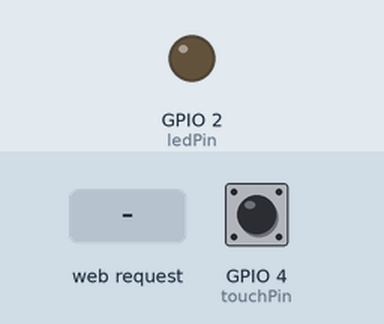
Recording of a sketch running on a simulated ESP32. On the bench: output pins drawn as LEDs (lit = HIGH). Dashed ring = blinking. The inputs (shaded band) are chosen by the test bench; at power-on: GPIO 4 (touchPin) HIGH. WiFi joins after 1.5 s; servers stay silent unless stated; what the sketch prints to the serial monitor is not drawn.

Above: at 2.7 s.
2.8 s: HTTP request GET /arm received
4.3 s: GPIO 4 (touchPin) pulled LOW for 0.15 s
At 4.57 s:
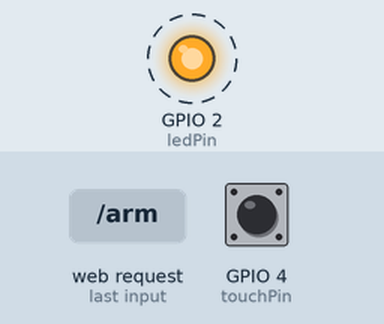
7.3 s: HTTP request GET /disarm received
At 7.3 s:
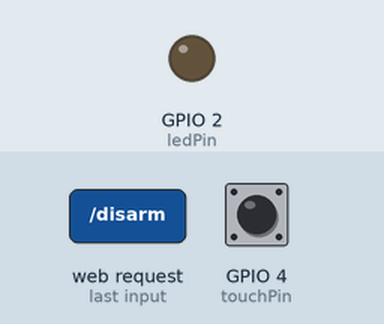
Timing chart, 0 to 10.3 s (numbered marks = the images above; inputs shaded):
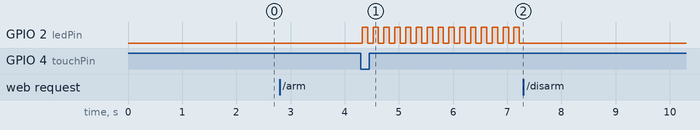

The sketch:

ex08.ino
```cpp
#include <WiFi.h>

// WiFi 配置（改成你自己的）
//const char* ssid = "你的WiFi名";
const char* ssid = "贝林厄姆";

//const char* password = "你的WiFi密码";
const char* password = "quqichen1";

WiFiServer server(80);

// 硬件引脚
const int touchPin = T0;   // 触摸引脚 (GPIO4)
const int ledPin = 2;      // 板载 LED (可根据实际修改)

// LED PWM 设置
const int pwmFreq = 5000;
const int pwmResolution = 8;   // 0~255，这里我们只用开/关，也可直接用 digitalWrite

// 系统状态变量
bool armed = false;            // 是否布防
bool alarmActive = false;      // 是否正在报警

// 触摸防抖变量
bool lastTouchState = false;
unsigned long lastDebounceTime = 0;
const unsigned long debounceDelay = 50;

// LED 闪烁控制（非阻塞）
unsigned long lastBlinkTime = 0;
const unsigned long blinkInterval = 100;  // 100ms 闪烁间隔
bool ledState = false;

void setup() {
  Serial.begin(115200);

  // 初始化 LED PWM（也可改用 pinMode + digitalWrite，这里统一用 PWM）
  ledcAttach(ledPin, pwmFreq, pwmResolution);
  ledcWrite(ledPin, 0);   // 初始熄灭

  // WiFi 连接
  WiFi.begin(ssid, password);
  Serial.print("正在连接 WiFi");
  while (WiFi.status() != WL_CONNECTED) {
    delay(500);
    Serial.print(".");
  }
  Serial.println();
  Serial.print("WiFi 已连接，IP 地址: ");
  Serial.println(WiFi.localIP());

  server.begin();
  Serial.println("安防系统已启动");
}

void loop() {
  // ── 1. 处理 Web 客户端请求 ──
  WiFiClient client = server.accept();
  if (client) {
    Serial.println("新客户端连接");
    String request = "";
    while (client.connected()) {
      if (client.available()) {
        char c = client.read();
        request += c;
        if (request.endsWith("\r\n\r\n")) {
          break;
        }
      }
    }

    // 处理布防/撤防命令
    if (request.startsWith("GET /arm")) {
      armed = true;
      alarmActive = false;       // 布防时清除报警状态
      ledcWrite(ledPin, 0);      // 熄灭 LED
      Serial.println("系统已布防");
      sendResponse(client, "Armed");
    } else if (request.startsWith("GET /disarm")) {
      armed = false;
      alarmActive = false;
      ledcWrite(ledPin, 0);
      Serial.println("系统已撤防");
      sendResponse(client, "Disarmed");
    } else if (request.startsWith("GET /status")) {
      // 可选：返回当前状态（供 AJAX 轮询，本示例未使用）
      String status = armed ? (alarmActive ? "ALARM" : "ARMED") : "DISARMED";
      sendResponse(client, status);
    } else {
      // 主页面 HTML
      String html = R"rawliteral(
<!DOCTYPE html>
<html>
<head>
  <meta charset="UTF-8">
  <meta name="viewport" content="width=device-width, initial-scale=1.0">
  <title>安防报警器</title>
  <style>
    body { font-family: Arial; text-align: center; margin-top: 50px; }
    button { padding: 15px 30px; font-size: 18px; margin: 10px; }
    .status { font-size: 24px; margin: 20px; }
    .alarm { color: red; font-weight: bold; }
  </style>
</head>
<body>
  <h1>物联网安防报警器</h1>
  <div class="status">当前状态: <span id="statusText">DISARMED</span></div>
  <button onclick="sendCommand('/arm')">🔒 布防 (Arm)</button>
  <button onclick="sendCommand('/disarm')">🔓 撤防 (Disarm)</button>

  <script>
    function sendCommand(cmd) {
      fetch(cmd)
        .then(response => response.text())
        .then(text => {
          document.getElementById('statusText').innerText = text;
          if (text === 'ALARM') {
            document.getElementById('statusText').className = 'alarm';
          } else {
            document.getElementById('statusText').className = '';
          }
        })
        .catch(error => console.error('Error:', error));
    }

    // 定时轮询状态（每1秒更新一次页面显示）
    setInterval(() => {
      fetch('/status')
        .then(response => response.text())
        .then(text => {
          document.getElementById('statusText').innerText = text;
          if (text === 'ALARM') {
            document.getElementById('statusText').className = 'alarm';
          } else {
            document.getElementById('statusText').className = '';
          }
        });
    }, 1000);
  </script>
</body>
</html>
      )rawliteral";

      client.println("HTTP/1.1 200 OK");
      client.println("Content-Type: text/html; charset=utf-8");
      client.println("Connection: close");
      client.println();
      client.println(html);
    }

    client.stop();
    Serial.println("客户端断开");
  }

  // ── 2. 触摸检测与报警触发 ──
  int touchValue = touchRead(touchPin);
  bool currentTouchState = (touchValue < 60);   // 阈值需校准

  if ((millis() - lastDebounceTime) > debounceDelay) {
    // 边缘检测：从未触摸到触摸的瞬间
    if (currentTouchState && !lastTouchState) {
      // 只有在布防且尚未报警的情况下，才触发报警
      if (armed && !alarmActive) {
        alarmActive = true;
        Serial.println("!!! 触发报警 !!!");
      }
    }
    lastTouchState = currentTouchState;
    lastDebounceTime = millis();
  }

  // ── 3. 报警时的 LED 闪烁（非阻塞） ──
  if (alarmActive) {
    unsigned long now = millis();
    if (now - lastBlinkTime >= blinkInterval) {
      lastBlinkTime = now;
      ledState = !ledState;
      // 用 PWM 全亮或全灭表示闪烁
      ledcWrite(ledPin, ledState ? 255 : 0);
    }
  }
}

// 辅助函数：发送简单响应
void sendResponse(WiFiClient &client, String message) {
  client.println("HTTP/1.1 200 OK");
  client.println("Content-Type: text/plain");
  client.println("Connection: close");
  client.println();
  client.println(message);
}
```

Measured:
- after the input at 2.8 s, every drawn part: stays the same
- after the input at 4.3 s, GPIO 2 (ledPin): alternates HIGH for 0.10 s and LOW for 0.10 s, starting at once
- after the input at 7.3 s, GPIO 2 (ledPin): stops changing and stays LOW
